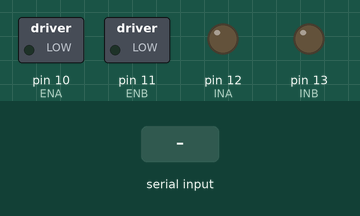
Bench run of a sketch on a simulated Arduino Uno, built with avr-gcc and run on an emulated ATmega328P. Shown: switched loads named in the sketch (green lamp = pin HIGH), output pins drawn as LEDs (lit = HIGH). Inputs (shaded band) come from the test bench.

Above: at 1.2 s.
1.3 s: "F" received over Serial
At 2.0 s:
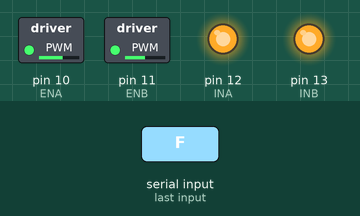
2.8 s: "R" received over Serial
At 3.2 s:
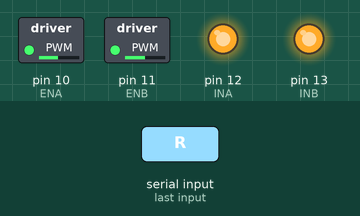
4.3 s: "S" received over Serial
At 5.5 s:
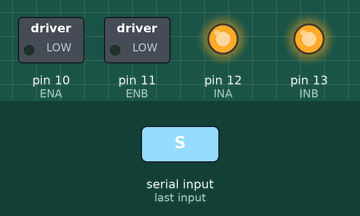
5.8 s: "B" received over Serial
At 6.7 s:
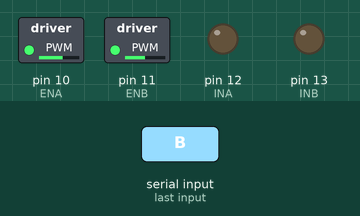
7.3 s: "R" received over Serial
At 7.8 s:
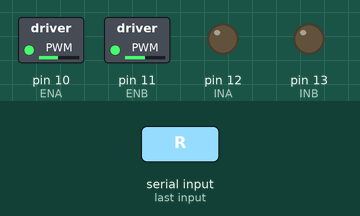
Timing chart, 0 to 9.8 s (numbered marks = the images above; inputs shaded):
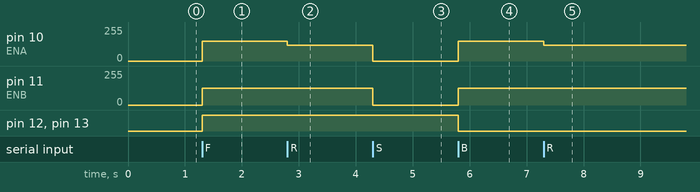

The sketch:

RC_motor_motion_controll.ino
```cpp
//  Motor A
int const ENA = 10;  // speed
int const INA = 12;  // direction
//  Motor B
int const ENB = 11;  // speed
int const INB = 13;  // direction

int R_speed = 150;
int L_speed = 126;

int R_state = HIGH;
int L_state = LOW;

void setup() {
  pinMode(ENA, OUTPUT);   // set all the motor control pins to outputs
  pinMode(ENB, OUTPUT);
  pinMode(INA, OUTPUT);
  pinMode(INB, OUTPUT);
  Serial.begin(9600);     // Set comm speed for serial monitor messages
}

void loop() {
  char inputSignal = Serial.read();

  if(Serial.available()){
    Serial.write(inputSignal);
  }

  if(inputSignal == 'F'){
    digitalWrite(INA, HIGH);
    digitalWrite(INB, HIGH);
    analogWrite(ENA, R_speed);
    analogWrite(ENB, L_speed);
    R_state = HIGH;
    L_state = HIGH;
  }

  if(inputSignal == 'L'){
    digitalWrite(INA, R_state);
    digitalWrite(INB, L_state);
    analogWrite(ENA, R_speed);
    analogWrite(ENB, L_speed-30);
  }

  if(inputSignal == 'R'){
    digitalWrite(INA, R_state);
    digitalWrite(INB, L_state);
    analogWrite(ENA, R_speed-30);
    analogWrite(ENB, L_speed);
  }

  if(inputSignal == 'S'){
    analogWrite(ENA, 0);
    analogWrite(ENB, 0);
  }

  if(inputSignal == 'B'){
    digitalWrite(INA, LOW);
    digitalWrite(INB, LOW);
    analogWrite(ENA, R_speed);
    analogWrite(ENB, L_speed);
    R_state = LOW;
    L_state = LOW;
  }
}
```

Measured:
- after the input at 1.3 s, pin 10 (ENA): 0/255 → 150/255 at once; pin 11 (ENB): 0/255 → 126/255 at once; pin 12 (INA), pin 13 (INB): LOW → HIGH at once
- after the input at 2.8 s, pin 10 (ENA): 150/255 → 120/255 at once
- after the input at 4.3 s, pin 10 (ENA): 120/255 → 0/255 at once; pin 11 (ENB): 126/255 → 0/255 at once
- after the input at 5.8 s, pin 10 (ENA): 0/255 → 150/255 at once; pin 11 (ENB): 0/255 → 126/255 at once; pin 12 (INA), pin 13 (INB): HIGH → LOW at once
- after the input at 7.3 s, pin 10 (ENA): 150/255 → 120/255 at once
